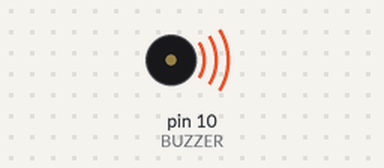
This sketch was run on a simulated Arduino Uno, built with avr-gcc and run on an emulated ATmega328P. Shown: buzzer (waves = sounding).

Above: at 0.15 s.
Timing chart, 0 to 1.8 s (numbered marks = the images above):
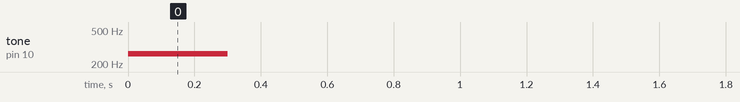

The sketch:

buzzer3.ino
```cpp
const int BUZZER = 10;
// #define BUZZER 10

#define DO1   262 // 4옥타브 도
#define RE    294 // 레
#define MI    330 // 미
#define FA    349
#define SOL   392
#define LA    440
#define SI    494
#define DO2   523

#define DELAY 300

const int hakGyo[] = {SOL, SOL, LA, LA, SOL, SOL, MI, SOL, SOL,
  MI, MI, RE, SOL, SOL, LA, LA, SOL, SOL, MI, SOL, MI, RE, MI, DO1};

void setup() {
  musicStart();
}

void loop() {}

void musicStart() {
  for (int i=0; i<sizeof(hakGyo)/sizeof(int); i++) {
    tone(BUZZER, hakGyo[i], 300);

  }
}
```

Measured:
- by itself, tone on pin 10 (BUZZER): silent → 262 Hz at 0.00 s, → silent 0.30 s later
